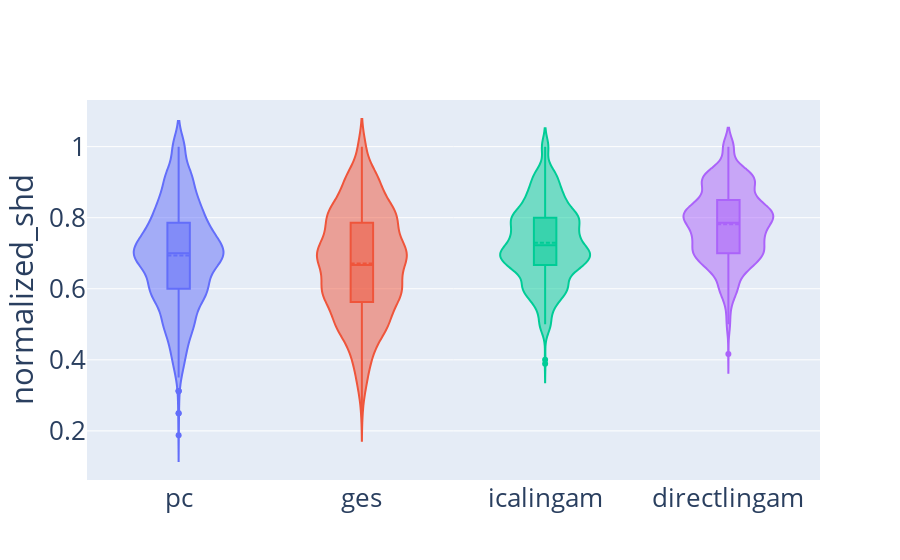
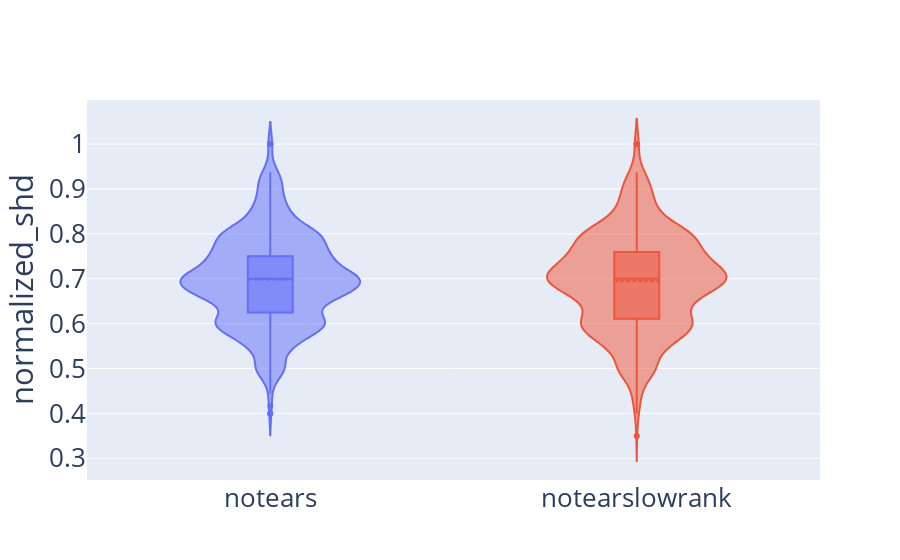

The notebook cell these images were saved under, in order:
### Code cell
algos = ['pc', 'ges', 'icalingam', 'directlingam','notears', 'notearslowrank']
def show_violin_plots(dataframe, metric:str):
    df = dataframe
    for i in range(0, len(algos), 4):
        stop =  i + 4 if i + 4 < len(algos) else len(algos)
        fig = go.Figure()
        for algo in algos[i:stop]:
                fig.add_trace(go.Violin(x=df['algo_name'][df['algo_name'] == algo],
                                    y=df[metric][df['algo_name'] == algo],
                                    name=algo,
                                    box_visible=True,
                                    meanline_visible=True))
        fig.update_layout(font_size=26)
        fig.update_layout(showlegend=False) 
        fig.update_yaxes(title_text=metric)        
        fig.show()
show_violin_plots(df_without_nan_norm_shd, 'normalized_shd')

### Figure 1 — Plotly figure (JSON) as saved in the notebook; plotly's stock layout.template omitted (floating-point values rounded to 4 significant figures; data arrays with more than 128 entries replaced by an {"elided": "..."} marker saying what was removed)
{"data": [{"box": {"visible": true}, "meanline": {"visible": true}, "name": "pc", "type": "violin", "x": {"elided": "1071 str values"}, "y": {"elided": "1071 float values"}}, {"box": {"visible": true}, "meanline": {"visible": true}, "name": "ges", "type": "violin", "x": {"elided": "1071 str values"}, "y": {"elided": "1071 float values"}}, {"box": {"visible": true}, "meanline": {"visible": true}, "name": "icalingam", "type": "violin", "x": {"elided": "1071 str values"}, "y": {"elided": "1071 float values"}}, {"box": {"visible": true}, "meanline": {"visible": true}, "name": "directlingam", "type": "violin", "x": {"elided": "1071 str values"}, "y": {"elided": "1071 float values"}}], "layout": {"font": {"size": 26}, "showlegend": false, "yaxis": {"title": {"text": "normalized_shd"}}}}

### Figure 2 — Plotly figure (JSON) as saved in the notebook; plotly's stock layout.template omitted (floating-point values rounded to 4 significant figures; data arrays with more than 128 entries replaced by an {"elided": "..."} marker saying what was removed)
{"data": [{"box": {"visible": true}, "meanline": {"visible": true}, "name": "notears", "type": "violin", "x": {"elided": "1071 str values"}, "y": {"elided": "1071 float values"}}, {"box": {"visible": true}, "meanline": {"visible": true}, "name": "notearslowrank", "type": "violin", "x": {"elided": "1071 str values"}, "y": {"elided": "1071 float values"}}], "layout": {"font": {"size": 26}, "showlegend": false, "yaxis": {"title": {"text": "normalized_shd"}}}}
